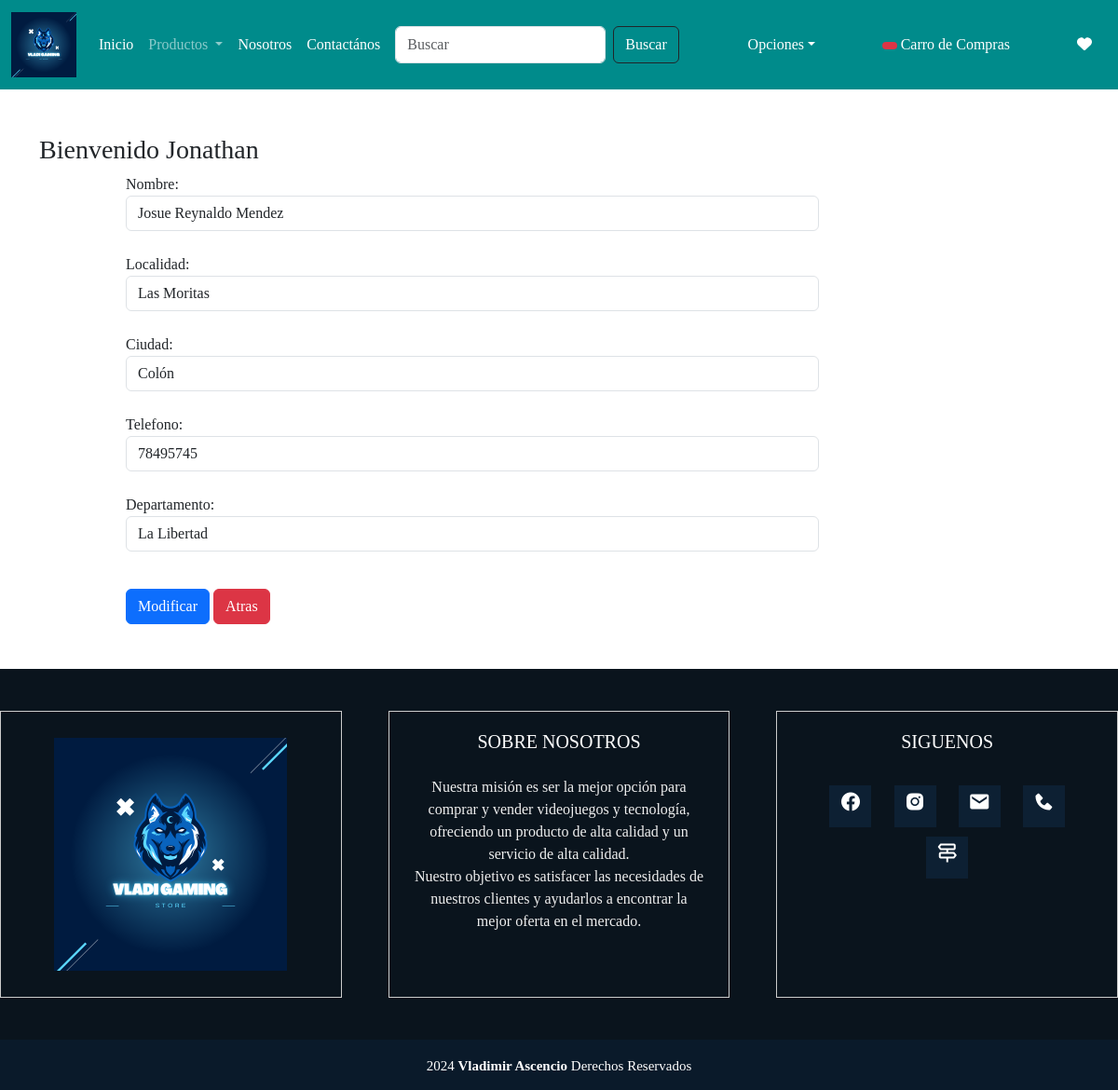
Screenshot of /updateAddress/1 (signed in) with the database file from the repository.
### app/models.py (models this page shows, shortened)
class Perfil(models.Model):
    user = models.ForeignKey(User, on_delete=models.CASCADE)
    nombre = models.CharField(max_length=255)
    localidad = models.CharField(max_length=255)
    ciudad = models.CharField(max_length=100)
    telefono = models.IntegerField()
    departamento = models.CharField(choices=STATE_CHOICES, max_length=100)

### app/views.py (the view, shortened to what this page needs)
# urls.py: path('updateAddress/<int:pk>', views.updateAddress.as_view(), name='updateAddress'),
@method_decorator(login_required, name='dispatch')
class updateAddress(View):
    def get(self, request, pk):
        add = Perfil.objects.get(pk=pk)
        form = PerfilProfileForm(instance=add)
        totalitem = 0
        wishitem = 0
        if request.user.is_authenticated:
            totalitem = len(Cart.objects.filter(user=request.user))
            wishitem = len(Wishlist.objects.filter(user = request.user))
        return render(request, 'app/updateAddress.html', locals())

### app/forms.py
class PerfilProfileForm(forms.ModelForm):
    class Meta:
        model = Perfil
        fields = ['nombre', 'localidad', 'ciudad', 'telefono', 'departamento']
        widgets = {
            'nombre': forms.TextInput(attrs={'class':'form-control'}),
            'localidad': forms.TextInput(attrs={'class':'form-control'}),
            'ciudad': forms.TextInput(attrs={'class':'form-control'}),
            'telefono': forms.NumberInput(attrs={'class':'form-control'}),
            'departamento': forms.Select(attrs={'class':'form-control'}),
        }

### app/templates/app/updateAddress.html (shortened to what this page needs)
{% extends "app/base.html" %}
{% load static %}
{% block main-content %}
<div style="font-family: 'Times New Roman', Times, serif;"  class="container my-5">
    <div class="row">
        <h3>Bienvenido <span class="text-capitalize">{{request.user}}</span></h3>
    </div>
    <div style="font-family: 'Times New Roman', Times, serif;" class="col-sm-8 offset-sm-1">
        <form action="" method="post">
            {% for fm in form %}
                {{fm.label_tag}} {{fm}} <small class="text-danger">{{fm.errors|striptags}}</small><br>
            {% endfor %}
            <div class="col-12 mt-3">
                <button type="submit" class="btn btn-primary">Modificar</button>
                <a href="{% url 'address' %}" type="button" class="btn btn-danger">Atras</a>
            </div>
        </form>
    </div>
</div>
{% endblock main-content %}

### rows the page displays
Perfil: form "Josue Reynaldo Mendez" "Las Moritas" "Colón" "78495745" "La Libertad"

### other values shown
{{ request.user }} "Jonathan"
{{ fm.label_tag }} "Nombre:" "Localidad:" "Ciudad:" "Telefono:" "Departamento:"
